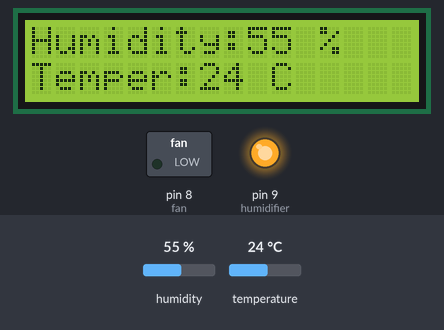
This sketch was run on a simulated Arduino Uno, built with avr-gcc and run on an emulated ATmega328P. Parts: 16×2 character LCD, switched loads named in the sketch (green lamp = pin HIGH), output pins drawn as LEDs (lit = HIGH). The test bench sets the inputs (shaded band); at power-on: humidity 55 %, temperature 24 °C. What the sketch prints to the serial monitor is not drawn.

Above: at 1.2 s.
1.3 s: humidity set to 88 %
At 4.0 s:
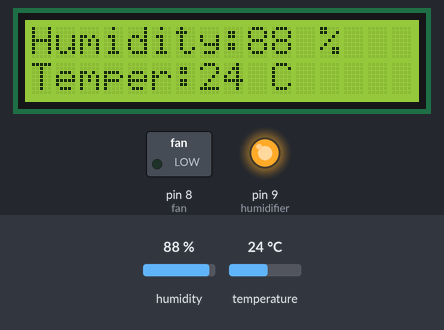
4.5 s: humidity set to 91 %
At 8.2 s:
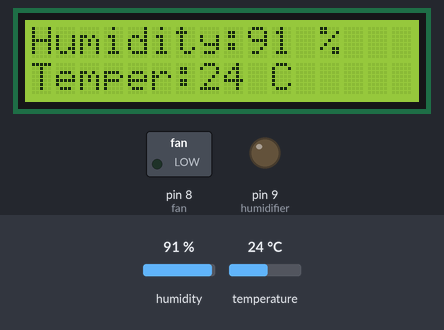
8.6 s: temperature set to 27 °C
At 11.4 s:
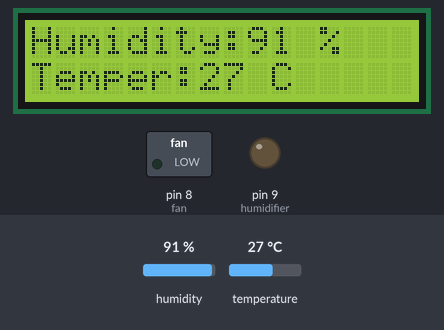
11.7 s: temperature set to 30 °C
At 13.5 s:
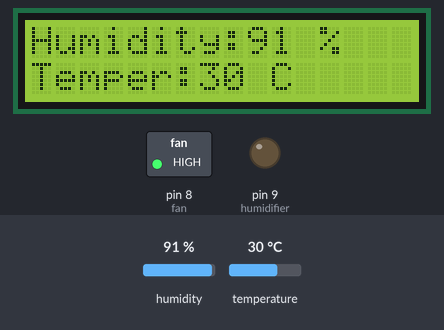
14.4 s: humidity set to 81 %
17.9 s: humidity set to 78 %
At 19.3 s:
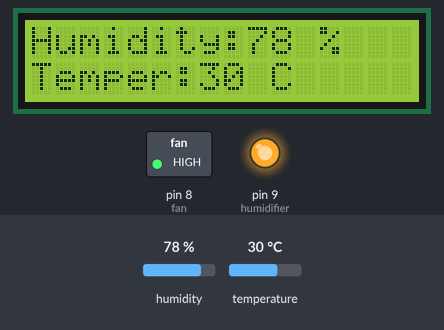
Timing chart, 0 to 20.9 s (numbered marks = the images above; inputs shaded):
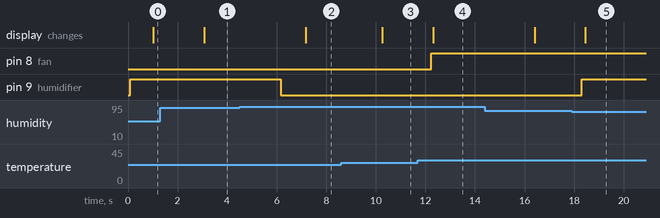

The sketch:

MUSHROOM.ino
```cpp
#include <DHT.h>
#define DHTPIN 7       // what pin we're connected to
#define DHTTYPE DHT11  // DHT 22 (AM2302)
DHT dht(DHTPIN, DHTTYPE);
#include <LCD_I2C.h>
unsigned int lastDisplayUpdate =0;
LCD_I2C lcd(0x27, 16, 2);  // Default address of most PCF8574 modules, change according
int fan = 8;
int humidifier=9;
int h =0;
  int t = 0;
void setup() {
  pinMode(fan, OUTPUT);
  pinMode(humidifier, OUTPUT);
  lcd.begin();
  lcd.backlight();
  Serial.begin(9600);
  Serial.println("DHTxx test!");
  dht.begin();
}
void loop() {
   h = dht.readHumidity();
   t = dht.readTemperature();
  if (isnan(t) || isnan(h)) {
    Serial.println("Failed to read from DHT");
  } else {

  if (t > 28) {
    digitalWrite(fan, HIGH);
  }
  else if (t < 26) {
   digitalWrite(fan, LOW);
  }
 if (h >=90) {
    digitalWrite(humidifier, LOW);
  }
  else if(h<80)  {
    digitalWrite(humidifier, HIGH);
  }
  }


display();

}
void display() {
  if (millis() - lastDisplayUpdate >= 1000) {
    lcd.setCursor(0, 0);
    lcd.print("Humidity:");
    lcd.print(h);
    Serial.println(h);
    Serial.println("h");
    lcd.print(" %");
    lcd.setCursor(0, 1);
    lcd.print("Temper:");
    lcd.print(t);
    Serial.println(t);
    Serial.println("t");
    lcd.print(" C");
    lastDisplayUpdate = millis();
  }
}
```

Measured:
- the behaviour switches between 89 and 90 % on humidity (found by bisection; images 1 and 2)
- the behaviour switches between 28 and 29 °C on temperature (found by bisection; images 3 and 4)
- the behaviour switches between 80 and 79 % on humidity (found by bisection; images 4 and 5)
- after the input at 1.3 s, the display: changes after 1.8 s (image 1)
- after the input at 4.5 s, pin 9 (humidifier): HIGH → LOW after 1.7 s; the display: changes after 2.7 s (image 2)
- after the input at 8.6 s, the display: changes after 1.7 s (image 3)
- after the input at 11.7 s, pin 8 (fan): LOW → HIGH after 0.54 s; the display: changes after 0.61 s (image 4)
- after the input at 17.9 s, pin 9 (humidifier): LOW → HIGH after 0.41 s; the display: changes after 0.54 s (image 5)
